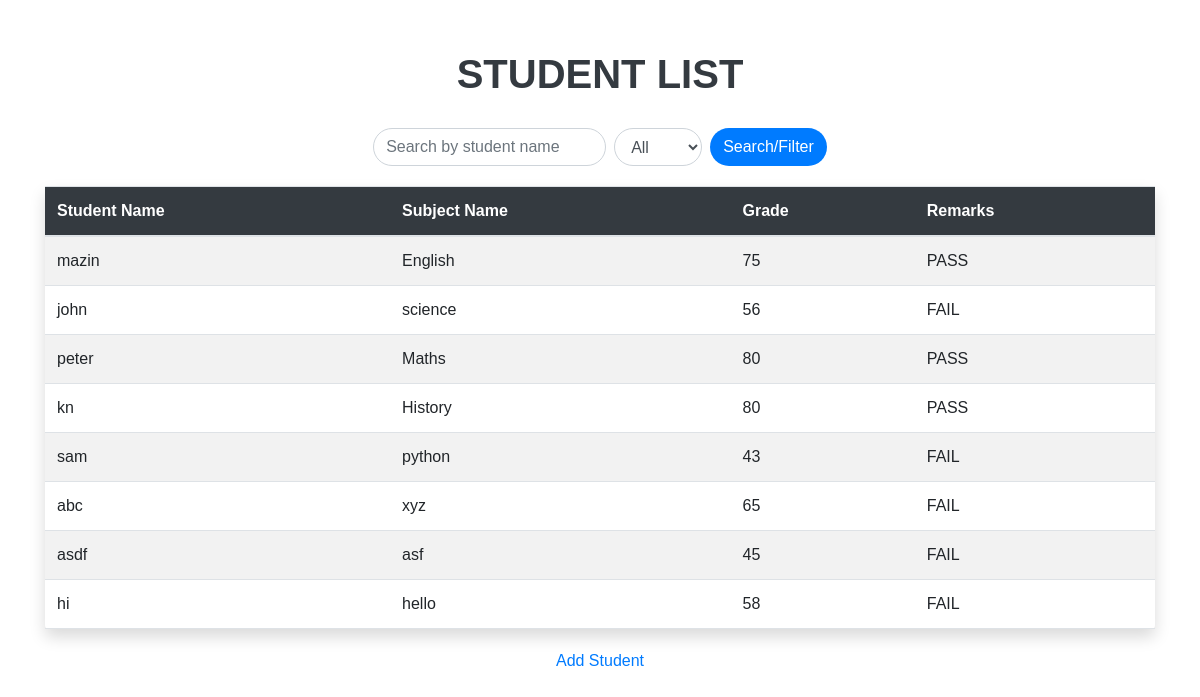
The page / on the database its author committed.
### grades/models.py (models this page shows, shortened)
class Student(models.Model):
    student_key = models.AutoField(primary_key=True)
    student_name = models.CharField(max_length=100)
    subject = models.ForeignKey(Subject, on_delete=models.CASCADE)
    grade = models.IntegerField()
    remarks = models.CharField(max_length=10, editable=False)

class Subject(models.Model):
    subject_key = models.AutoField(primary_key=True)
    subject_name = models.CharField(max_length=100)

### grades/views.py (the view)
# urls.py: path('', student_list, name='student_list'),
def student_list(request):
    students = Student.objects.all()
    search_query = request.GET.get('search', '')
    if search_query:
        students = students.filter(student_name__icontains=search_query)
    filter_option = request.GET.get('filter', 'all')
    if filter_option == 'pass':
        students = students.filter(remarks='PASS')
    elif filter_option == 'fail':
        students = students.filter(remarks='FAIL')
    return render(request, 'student_list.html', {'students': students})

### grades/templates/student_list.html (shortened to what this page needs)
<!DOCTYPE html>
<html lang="en">
<head>
    <link href="https://stackpath.bootstrapcdn.com/bootstrap/4.5.2/css/bootstrap.min.css" rel="stylesheet">
</head>
<body>
    <div class="container">
        <h1><b>STUDENT LIST</b></h1>
        <form method="GET" class="form-inline">
            <input type="text" name="search" class="form-control mr-2" placeholder="Search by student name">
            <select name="filter" class="form-control mr-2">
                <option value="all">All</option>
            </select>
            <button type="submit" class="btn btn-custom">Search/Filter</button>
        </form>
        <table class="table table-striped shadow bg-white rounded">
            <thead>
                <tr>
                    <th>Student Name</th>
                    <th>Subject Name</th>
                    <th>Grade</th>
                    <th>Remarks</th>
                </tr>
            </thead>
            <tbody>
                {% for student in students %}
                <tr>
                    <td>{{ student.student_name }}</td>
                    <td>{{ student.subject.subject_name }}</td>
                    <td>{{ student.grade }}</td>
                    <td>{{ student.remarks }}</td>
                </tr>
                {% endfor %}
            </tbody>
        </table>
        <a href="{% url 'add_student' %}" class="add-link">Add Student</a>
    </div>
</body>
</html>

### grades/templates/student_list.html (style rules this page uses)
body { background-color: white; font-family: 'Arial', sans-serif; }
.container { margin-top: 50px; }
h1 { color: #343a40; text-align: center; margin-bottom: 30px; }
.form-inline { justify-content: center; margin-bottom: 20px; }
.form-control, .btn-custom { border-radius: 20px; }
.btn-custom { background-color: #007bff; color: white; }
table { width: 100%; border-collapse: collapse; margin-bottom: 30px; }
th, td { padding: 15px; text-align: left; border-bottom: 1px solid #dee2e6; }
th { background-color: #343a40; color: white; }
.add-link { display: block; text-align: center; color: #007bff; text-decoration: none; margin-top: 20px; }

### rows shown on the page
Student: student_name "mazin", subject.subject_name "English", grade "75", remarks "PASS"
Student: student_name "john", subject.subject_name "science", grade "56", remarks "FAIL"
Student: student_name "peter", subject.subject_name "Maths", grade "80", remarks "PASS"
Student: student_name "kn", subject.subject_name "History", grade "80", remarks "PASS"
Student: student_name "sam", subject.subject_name "python", grade "43", remarks "FAIL"
Student: student_name "abc", subject.subject_name "xyz", grade "65", remarks "FAIL"
Student: student_name "asdf", subject.subject_name "asf", grade "45", remarks "FAIL"
Student: student_name "hi", subject.subject_name "hello", grade "58", remarks "FAIL"
